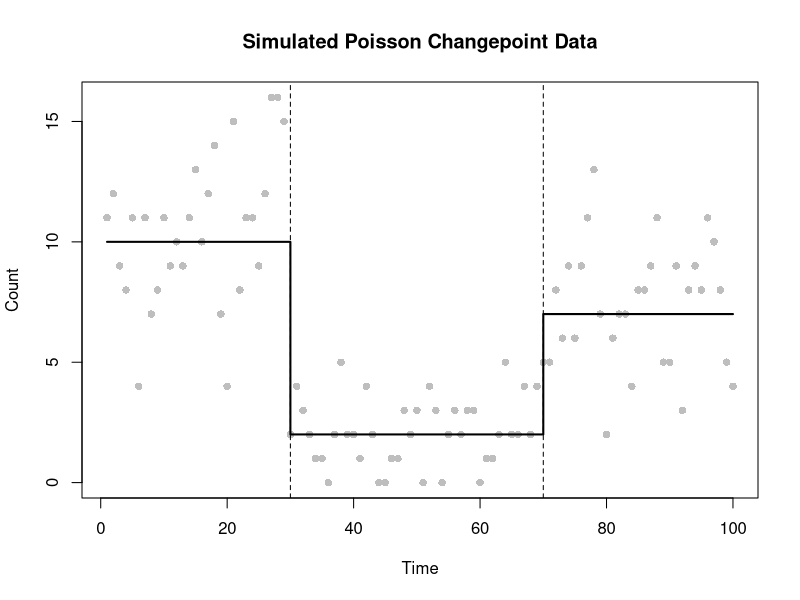
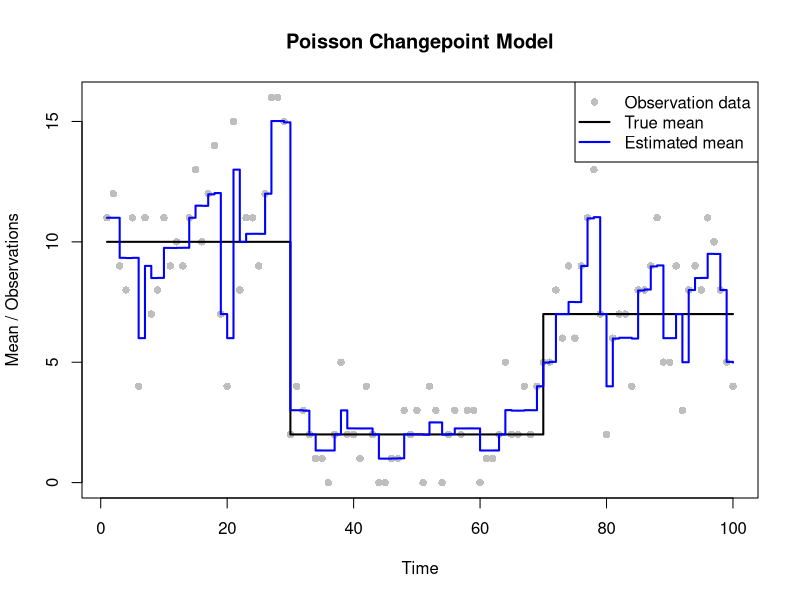
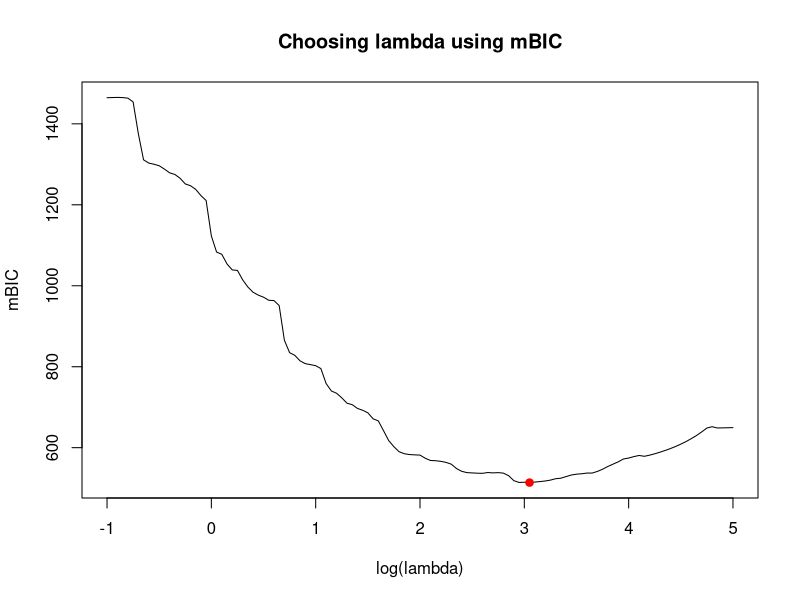
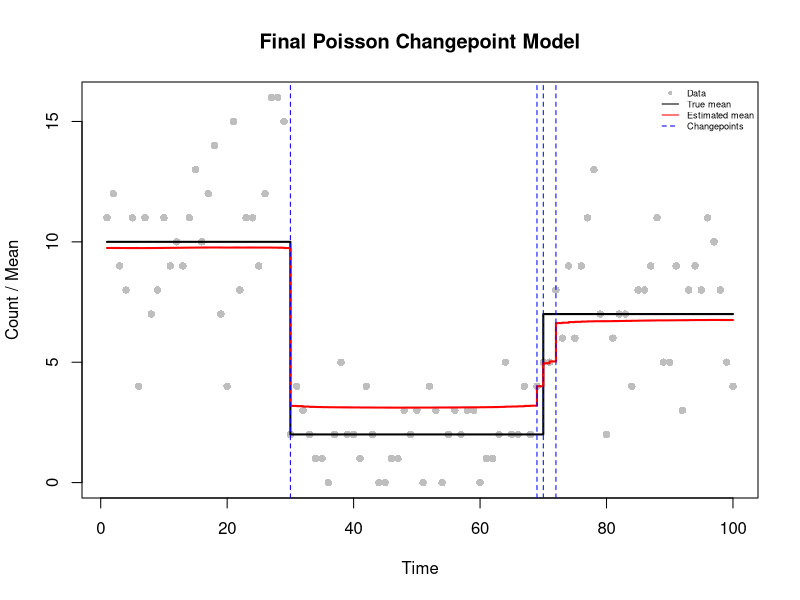
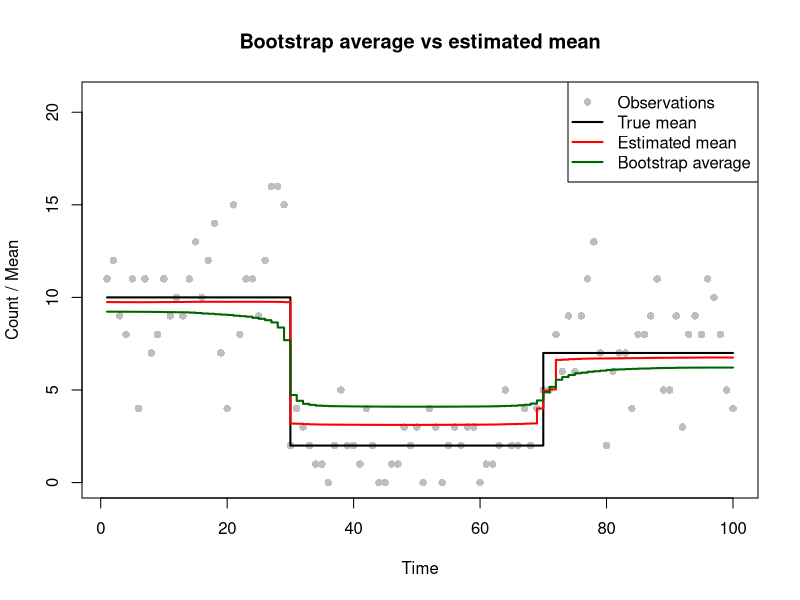
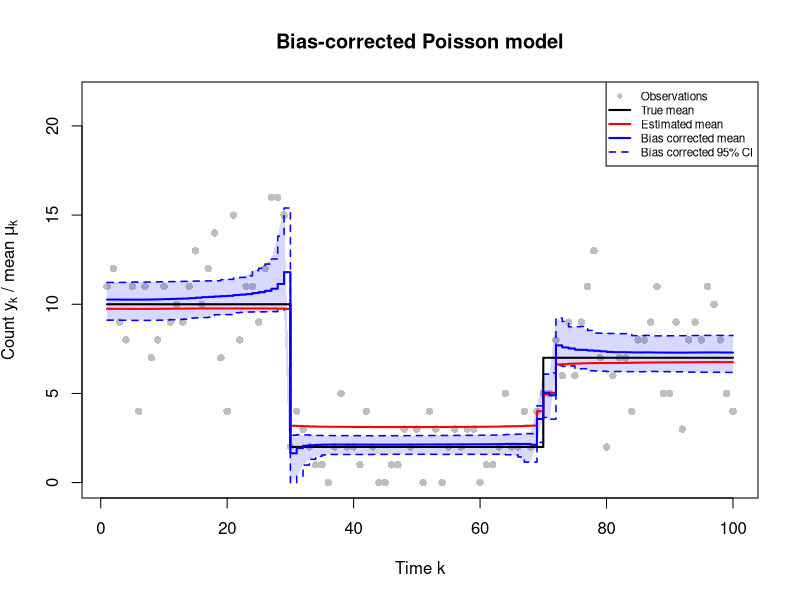

Write R code to recreate these figures, in order.
# =============================================================================
# Changepoint Estimation
#
#
# GitHub repository: https://github.com/pierrickdb/Group-15-Statistical-Programming
#
# Authors:
# Pierrick de Boer: S3034691
# Fagan Ganbarli: S3015664
# Raneem Alluhaydan: S3044929
#
# Contributions:
# Fagan Ganbarli (33.33%): Task 1-3
# Raneem Alluhaydan (33.33%): Task 4-5
# Pierrick de Boer (33.33%): Task 6-7
#
# Overview:
# Estimate changepoints in Poisson data using a smoothed LASSO penalty.
# Choose lambda by minimising mBIC.
# Use parametric bootstrapping for bias correction and confidence intervals.
#
# Main functions:
# 1. poisson_lasso_objective: Calculates the penalised cost.
# 2. poisson_lasso_grad: Calculates the gradient.
# 3. poisson_lasso_hess: Calculates the Hessian.
# 4. fd_jacobian: Checks derivatives numerically.
# 5. fit_poisson_lasso: Fits the model using BFGS.
# 6. poisson_lasso_edf: Calculates effective degrees of freedom.
# =============================================================================

# Function definitions

# Task 2(a): Objective function

poisson_lasso_objective <- function(beta, y, lambda = 1, eps = 1e-6) {
  
  mu <- exp(cumsum(beta))
  
  neg_loglik <- -sum(dpois(y, lambda = mu, log = TRUE))
  
  penalty <- lambda * sum(sqrt(beta[-1]^2 + eps))
  
  return(neg_loglik + penalty)
}


# Task 2(b): Gradient function

poisson_lasso_grad <- function(beta, y, lambda = 1, eps = 1e-6) {
  
  mu <- exp(cumsum(beta))
  
  grad <- rev(cumsum(rev(mu - y)))
  
  grad[-1] <- grad[-1] +
    lambda * beta[-1] / sqrt(beta[-1]^2 + eps)
  
  return(grad)
}


# Task 2(c): Hessian function

poisson_lasso_hess <- function(beta, y, lambda = 1, eps = 1e-6) {
  
  n <- length(beta)
  mu <- exp(cumsum(beta))
  
  s <- rev(cumsum(rev(mu)))
  
  idx <- outer(1:n, 1:n, pmax)
  H <- matrix(s[idx], n, n)
  
  penalty_hess <- c(0, lambda * eps /
                      (beta[-1]^2 + eps)^(3/2))
  
  diag(H) <- diag(H) + penalty_hess
  
  return(H)
}


# Numerical differentiation
# Applied to the objective to check the gradient,
# and to the gradient to check the Hessian.

fd_jacobian <- function(fn, beta, h = 1e-5) {
  
  n <- length(beta)
  J <- matrix(0, length(fn(beta)), n)
  
  for (i in 1:n) {
    beta_plus <- beta_minus <- beta
    beta_plus[i] <- beta_plus[i] + h
    beta_minus[i] <- beta_minus[i] - h
    
    J[, i] <- (fn(beta_plus) - fn(beta_minus)) / (2 * h)
  }
  
  return(J)
}


# Fit the Poisson LASSO model

fit_poisson_lasso <- function(y, lambda = 1, beta_start = NULL) {
  
  if (is.null(beta_start)) {
    beta_start <- c(log(mean(y)), rep(0, length(y) - 1))
  }
  
  fit <- optim(
    beta_start, poisson_lasso_objective,
    gr = poisson_lasso_grad,
    y = y, lambda = lambda,
    method = "BFGS",
    control = list(maxit = 10000, reltol = 1e-9)
  )
  
  if (fit$convergence != 0) {
    warning(paste("No convergence at lambda =", lambda))
  }
  
  return(fit)
}


# Calculate effective degrees of freedom

poisson_lasso_edf <- function(beta, y, lambda) {
  
  H1 <- poisson_lasso_hess(beta, y, lambda)
  H0 <- poisson_lasso_hess(beta, y, 0)
  
  edf <- sum(diag(solve(H1, H0)))
  
  return(edf)
}



# =============================================================================
# Analysis and testing
# =============================================================================

# Task 1: Generate the data set

set.seed(12345)

n <- 100

time <- 1:n

tau_true <- c(1, 30, 70, n+1) 

m_true <- length(tau_true)-2 

theta_true <- c(10, 2, 7) 

mu_true <- numeric(n) 

for(i in seq_along(theta_true)) {
  mu_true[tau_true[i]:(tau_true[i+1]-1)] <- theta_true[i]
}

y <- rpois(n, lambda = mu_true) ## simulate data y

plot(time, y,
     pch = 16,
     col = "grey",
     xlab = "Time",
     ylab = "Count",
     main = "Simulated Poisson Changepoint Data")

lines(mu_true, 
      col="black", 
      lwd=2, 
      type ="s")

abline(v = tau_true[-c(1,length(tau_true))], 
       lty="dashed")



# Task 2: Checking the gradient and Hessian

beta_test <- c(log(mean(y)), rep(0.05, n - 1))

grad_analytical <- poisson_lasso_grad(beta_test, y)

grad_numerical <- as.vector(fd_jacobian(
  function(b) poisson_lasso_objective(b, y),
  beta_test
))

hess_analytical <- poisson_lasso_hess(beta_test, y)

hess_numerical <- fd_jacobian(
  function(b) poisson_lasso_grad(b, y),
  beta_test
)

max(abs(grad_analytical - grad_numerical))
max(abs(hess_analytical - hess_numerical))

# Gradient error = 4.230387e-07
# Hessian error = 5.817456e-07
# Both are close to zero, confirming the analytical derivatives.


# Task 3: Fit the model with lambda = 1

beta_start <- c(log(mean(y)), rep(0, n - 1))

fit <- fit_poisson_lasso(y, lambda = 1, beta_start = beta_start)


fit$convergence
fit$message

# The model converged with lambda = 1.
# The fitted mean follows the trend but also fits some noise.

beta_hat <- fit$par
mu_hat1 <- exp(cumsum(beta_hat))

# Plot
plot(time, y,
     pch = 16,
     col = "grey",
     xlab = "Time",
     ylab = "Mean / Observations",
     main = "Poisson Changepoint Model")

lines(time, mu_true,
      col = "black",
      lwd = 2,
      type = "s")

lines(time, mu_hat1, col = "blue", lwd = 2, type = "s")

legend("topright",
       legend = c("Observation data",
                  "True mean",
                  "Estimated mean"),
       col = c("grey", "black", "blue"),
       pch = c(16, NA, NA),
       lty = c(NA, 1, 1),
       lwd = c(NA, 2, 2))





# Task 4: Choosing lambda using mBIC

lsp <- seq(-1, 5, by = 0.05)
mbic <- rep(Inf, length(lsp))
edf <- rep(NA_real_, length(lsp))

b0 <- beta_start

for (i in seq_along(lsp)) {
  
  lambda <- exp(lsp[i])
  
  fit_lambda <- fit_poisson_lasso(y, lambda, b0)
  
  if (fit_lambda$convergence != 0) {
    next
  }
  
  beta_lambda <- fit_lambda$par
  
  edf[i] <- poisson_lasso_edf(beta_lambda, y, lambda)
  
  mu_lambda <- exp(cumsum(beta_lambda))
  ll <- sum(dpois(y, mu_lambda, log = TRUE))
  
  mbic[i] <- 3 * (edf[i] - 1) * log(n) - 2 * ll
  
  # Use previous estimates as starting values
  b0 <- beta_lambda
}

i_opt <- which.min(mbic)
lambda_best <- exp(lsp[i_opt])

lambda_best

# mBIC is minimised at log(lambda) = 3, giving lambda = 20.08554.

plot(lsp, mbic, type = "l",
     xlab = "log(lambda)",
     ylab = "mBIC",
     main = "Choosing lambda using mBIC")

points(lsp[i_opt], mbic[i_opt],
       col = "red", pch = 19)




# Task 5: Fit the final model

fit_best <- fit_poisson_lasso(
  y, lambda_best,
  c(log(mean(y)), rep(0, n - 1))
)

# Check convergence
fit_best$convergence

beta_best <- fit_best$par
mu_hat_best <- exp(cumsum(beta_best))

# Number of changepoints
edf_best <- poisson_lasso_edf(beta_best, y, lambda_best)
m_hat <- floor(edf_best - 1)

# Changepoint locations
if (m_hat > 0) {
  tau_hat <- sort(order(abs(beta_best[-1]),
                        decreasing = TRUE)[1:m_hat] + 1)
} else {
  tau_hat <- numeric(0)
}

# Plot
plot(time, y, pch = 16, col = "grey",
     xlab = "Time",
     ylab = "Count / Mean",
     main = "Final Poisson Changepoint Model")

lines(time, mu_true, col = "black",
      lwd = 2, type = "s")

lines(time, mu_hat_best, col = "red",
      lwd = 2, type = "s")

abline(v = tau_hat, col = "blue", lty = 2)

legend("topright", cex = 0.55,
         legend = c("Data", "True mean",
                  "Estimated mean", "Changepoints"),
       col = c("grey", "black", "red", "blue"),
       pch = c(16, NA, NA, NA),
       lty = c(NA, 1, 1, 2),
       bty = "n")

# Final results
lambda_best
m_hat
tau_hat

# EDF = 5.864, giving 4 estimated changepoints.
# Estimated locations: 30, 69, 70 and 72.
# True locations: 30 and 70.
# The change near 70 is split into several estimated changepoints.
# The penalty shrinks the estimated mean changes.


# Task 6: Parametric bootstrap

B <- 200
mu_boot <- matrix(NA, nrow = B, ncol = n)  

# Bootstrap variation estimates uncertainty in the fitted mean.
# Reflecting the quantiles gives bias-corrected confidence limits.

conv_boot <- numeric(B)

set.seed(1)

for (j in 1:B) {
  
  y_sim <- rpois(n, lambda = mu_hat_best)       
  
  # simulate from best fitted model
  
  b_start <- c(log(mean(y_sim)), rep(0, n - 1))
  
  
  fit_sim <- fit_poisson_lasso(
    y_sim, lambda_best,
    beta_start = b_start
  )
  
  conv_boot[j] <- fit_sim$convergence
  
  if (fit_sim$convergence != 0) {
    warning(paste("No convergence in bootstrap sample", j))
    next
  }
  
  mu_boot[j, ] <- exp(cumsum(fit_sim$par))
}

# Number of non-converged fits (these are excluded below)
sum(conv_boot != 0)

# Average bootstrap mean function
mu_bar <- colMeans(mu_boot, na.rm = TRUE)
# The bootstrap average may be further from the true mean
# because the simulations start from an already biased estimate.

# Plot: data, true mean, estimate, bootstrap average

plot(time, y, pch = 16, col = "grey",
     ylim = c(0, 1.3 * max(y, mu_true, mu_hat_best, mu_bar)),
     xlab = "Time", ylab = "Count / Mean",
     main = "Bootstrap average vs estimated mean")
lines(time, mu_true, col = "black", lwd = 2, type = "s")
lines(time, mu_hat_best, col = "red", lwd = 2, type = "s")
lines(time, mu_bar, col = "darkgreen", lwd = 2, type = "s")
legend("topright",
       legend = c("Observations", "True mean", "Estimated mean",
                  "Bootstrap average"),
       col = c("grey", "black", "red", "darkgreen"),
       pch = c(16, NA, NA, NA), lty = c(NA, 1, 1, 1), lwd = c(NA, 2, 2, 2))

# Bias corrected mean function: mu_hat_best - (mu_bar - mu_hat_best)
mu_bc <- 2 * mu_hat_best - mu_bar

# 95% bootstrap quantiles at each time point
q_L <- apply(mu_boot, 2, quantile, probs = 0.025, na.rm = TRUE)
q_U <- apply(mu_boot, 2, quantile, probs = 0.975, na.rm = TRUE)

# Bootstrap differences mu^(b) - mu_hat_best
# estimate the variability of the fitted mean.

q_L_bc <- pmax(2 * mu_hat_best - q_U, 0)
q_U_bc <- 2 * mu_hat_best - q_L


# Task 7: Final plot

ylim <- c(0, 1.35 * max(c(y, mu_true, mu_hat_best, mu_bc, q_U_bc)))  # room for legend

plot(time, y, pch = 16, col = "grey",
     ylim = ylim,
     xlab = "Time k", ylab = expression("Count " * y[k] * " / mean " * mu[k]),
     main = "Bias-corrected Poisson model")

polygon(c(time, rev(time)), c(q_L_bc, rev(q_U_bc)),
        col = adjustcolor("blue", alpha.f = 0.15), border = NA)

lines(time, q_L_bc, col = "blue", lty = 2, lwd = 1.5, type = "s")
lines(time, q_U_bc, col = "blue", lty = 2, lwd = 1.5, type = "s")
lines(time, mu_true, col = "black", lwd = 2, type = "s")
lines(time, mu_hat_best, col = "red", lwd = 2, type = "s")
lines(time, mu_bc, col = "blue", lwd = 2, type = "s")

legend("topright", cex = 0.7,
       legend = c("Observations", "True mean", "Estimated mean",
                  "Bias corrected mean", "Bias corrected 95% CI"),
       col = c("grey", "black", "red", "blue", "blue"),
       pch = c(16, NA, NA, NA, NA),
       lty = c(NA, 1, 1, 1, 2),
       lwd = c(NA, 2, 2, 2, 1.5),
       bg = "white")

# The bias correction moves the middle segment closer to the true mean.
# Near the changepoints, bootstrap estimates vary, widening the intervals.
